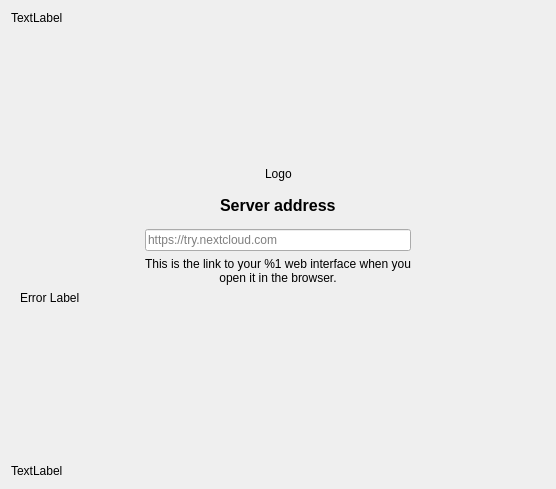
<?xml version="1.0" encoding="UTF-8"?>
<ui version="4.0">
 <class>OwncloudSetupPage</class>
 <widget class="QWidget" name="OwncloudSetupPage">
  <property name="geometry">
   <rect>
    <x>0</x>
    <y>0</y>
    <width>556</width>
    <height>489</height>
   </rect>
  </property>
  <property name="sizePolicy">
   <sizepolicy hsizetype="Preferred" vsizetype="Preferred">
    <horstretch>0</horstretch>
    <verstretch>0</verstretch>
   </sizepolicy>
  </property>
  <property name="windowTitle">
   <string notr="true">Form</string>
  </property>
  <property name="autoFillBackground">
   <bool>false</bool>
  </property>
  <property name="styleSheet">
   <string notr="true"/>
  </property>
  <layout class="QVBoxLayout" name="verticalLayout_2">
   <item>
    <widget class="QLabel" name="topLabel">
     <property name="font">
      <font>
       <family>Microsoft Sans Serif</family>
      </font>
     </property>
     <property name="text">
      <string>TextLabel</string>
     </property>
    </widget>
   </item>
   <item>
    <spacer name="verticalSpacer">
     <property name="orientation">
      <enum>Qt::Vertical</enum>
     </property>
     <property name="sizeType">
      <enum>QSizePolicy::Expanding</enum>
     </property>
     <property name="sizeHint" stdset="0">
      <size>
       <width>20</width>
       <height>80</height>
      </size>
     </property>
    </spacer>
   </item>
   <item>
    <layout class="QHBoxLayout" name="horizontalLayout_4">
     <property name="topMargin">
      <number>0</number>
     </property>
     <item>
      <spacer name="horizontalSpacer_3">
       <property name="orientation">
        <enum>Qt::Horizontal</enum>
       </property>
       <property name="sizeHint" stdset="0">
        <size>
         <width>0</width>
         <height>0</height>
        </size>
       </property>
      </spacer>
     </item>
     <item>
      <widget class="QLabel" name="logoLabel">
       <property name="font">
        <font>
         <family>Microsoft Sans Serif</family>
        </font>
       </property>
       <property name="text">
        <string>Logo</string>
       </property>
      </widget>
     </item>
     <item>
      <spacer name="horizontalSpacer_4">
       <property name="orientation">
        <enum>Qt::Horizontal</enum>
       </property>
       <property name="sizeHint" stdset="0">
        <size>
         <width>0</width>
         <height>0</height>
        </size>
       </property>
      </spacer>
     </item>
    </layout>
   </item>
   <item>
    <spacer name="verticalSpacer_5">
     <property name="orientation">
      <enum>Qt::Vertical</enum>
     </property>
     <property name="sizeType">
      <enum>QSizePolicy::Minimum</enum>
     </property>
     <property name="sizeHint" stdset="0">
      <size>
       <width>0</width>
       <height>0</height>
      </size>
     </property>
    </spacer>
   </item>
   <item>
    <widget class="QWidget" name="login" native="true">
     <property name="sizePolicy">
      <sizepolicy hsizetype="Minimum" vsizetype="Expanding">
       <horstretch>0</horstretch>
       <verstretch>0</verstretch>
      </sizepolicy>
     </property>
     <property name="minimumSize">
      <size>
       <width>0</width>
       <height>80</height>
      </size>
     </property>
     <property name="styleSheet">
      <string notr="true"/>
     </property>
     <layout class="QHBoxLayout" name="horizontalLayout_2">
      <item>
       <layout class="QHBoxLayout" name="serverBox">
        <property name="spacing">
         <number>0</number>
        </property>
        <property name="sizeConstraint">
         <enum>QLayout::SetDefaultConstraint</enum>
        </property>
        <item>
         <layout class="QVBoxLayout" name="verticalLayout">
          <property name="spacing">
           <number>6</number>
          </property>
          <item>
           <spacer name="verticalSpacer_2">
            <property name="orientation">
             <enum>Qt::Vertical</enum>
            </property>
            <property name="sizeType">
             <enum>QSizePolicy::Minimum</enum>
            </property>
            <property name="sizeHint" stdset="0">
             <size>
              <width>0</width>
              <height>0</height>
             </size>
            </property>
           </spacer>
          </item>
          <item>
           <layout class="QHBoxLayout" name="horizontalLayout">
            <property name="topMargin">
             <number>0</number>
            </property>
            <item>
             <spacer name="horizontalSpacer_7">
              <property name="orientation">
               <enum>Qt::Horizontal</enum>
              </property>
              <property name="sizeHint" stdset="0">
               <size>
                <width>0</width>
                <height>0</height>
               </size>
              </property>
             </spacer>
            </item>
            <item>
             <widget class="QLabel" name="serverAddressLabel">
              <property name="font">
               <font>
                <pointsize>12</pointsize>
                <bold>true</bold>
               </font>
              </property>
              <property name="text">
               <string>Server address</string>
              </property>
             </widget>
            </item>
            <item>
             <spacer name="horizontalSpacer_8">
              <property name="orientation">
               <enum>Qt::Horizontal</enum>
              </property>
              <property name="sizeHint" stdset="0">
               <size>
                <width>0</width>
                <height>0</height>
               </size>
              </property>
             </spacer>
            </item>
           </layout>
          </item>
          <item>
           <layout class="QHBoxLayout" name="horizontalLayout_5">
            <property name="topMargin">
             <number>0</number>
            </property>
            <item>
             <spacer name="horizontalSpacer_2">
              <property name="orientation">
               <enum>Qt::Horizontal</enum>
              </property>
              <property name="sizeType">
               <enum>QSizePolicy::Expanding</enum>
              </property>
              <property name="sizeHint" stdset="0">
               <size>
                <width>80</width>
                <height>0</height>
               </size>
              </property>
             </spacer>
            </item>
            <item>
             <layout class="QVBoxLayout" name="verticalLayout_5">
              <property name="topMargin">
               <number>8</number>
              </property>
              <property name="rightMargin">
               <number>0</number>
              </property>
              <item>
               <widget class="OCC::PostfixLineEdit" name="leUrl">
                <property name="sizePolicy">
                 <sizepolicy hsizetype="Minimum" vsizetype="Fixed">
                  <horstretch>0</horstretch>
                  <verstretch>0</verstretch>
                 </sizepolicy>
                </property>
                <property name="minimumSize">
                 <size>
                  <width>200</width>
                  <height>0</height>
                 </size>
                </property>
                <property name="font">
                 <font>
                  <family>Microsoft Sans Serif</family>
                 </font>
                </property>
                <property name="placeholderText">
                 <string notr="true">https://try.nextcloud.com</string>
                </property>
               </widget>
              </item>
              <item>
               <widget class="QLabel" name="serverAddressDescriptionLabel">
                <property name="sizePolicy">
                 <sizepolicy hsizetype="Preferred" vsizetype="Preferred">
                  <horstretch>0</horstretch>
                  <verstretch>0</verstretch>
                 </sizepolicy>
                </property>
                <property name="font">
                 <font>
                  <family>Microsoft Sans Serif</family>
                 </font>
                </property>
                <property name="text">
                 <string>This is the link to your %1 web interface when you open it in the browser.</string>
                </property>
                <property name="alignment">
                 <set>Qt::AlignCenter</set>
                </property>
                <property name="wordWrap">
                 <bool>true</bool>
                </property>
               </widget>
              </item>
             </layout>
            </item>
            <item>
             <spacer name="horizontalSpacer">
              <property name="orientation">
               <enum>Qt::Horizontal</enum>
              </property>
              <property name="sizeType">
               <enum>QSizePolicy::Expanding</enum>
              </property>
              <property name="sizeHint" stdset="0">
               <size>
                <width>80</width>
                <height>0</height>
               </size>
              </property>
             </spacer>
            </item>
           </layout>
          </item>
          <item>
           <widget class="QLabel" name="errorLabel">
            <property name="sizePolicy">
             <sizepolicy hsizetype="MinimumExpanding" vsizetype="MinimumExpanding">
              <horstretch>0</horstretch>
              <verstretch>0</verstretch>
             </sizepolicy>
            </property>
            <property name="font">
             <font>
              <family>Microsoft Sans Serif</family>
             </font>
            </property>
            <property name="text">
             <string notr="true">Error Label</string>
            </property>
            <property name="textFormat">
             <enum>Qt::RichText</enum>
            </property>
            <property name="openExternalLinks">
             <bool>true</bool>
            </property>
           </widget>
          </item>
          <item>
           <layout class="QHBoxLayout" name="progressLayout"/>
          </item>
          <item>
           <spacer name="verticalSpacer_3">
            <property name="orientation">
             <enum>Qt::Vertical</enum>
            </property>
            <property name="sizeType">
             <enum>QSizePolicy::MinimumExpanding</enum>
            </property>
            <property name="sizeHint" stdset="0">
             <size>
              <width>0</width>
              <height>0</height>
             </size>
            </property>
           </spacer>
          </item>
         </layout>
        </item>
       </layout>
      </item>
     </layout>
    </widget>
   </item>
   <item>
    <spacer name="verticalSpacer_4">
     <property name="orientation">
      <enum>Qt::Vertical</enum>
     </property>
     <property name="sizeType">
      <enum>QSizePolicy::MinimumExpanding</enum>
     </property>
     <property name="sizeHint" stdset="0">
      <size>
       <width>0</width>
       <height>0</height>
      </size>
     </property>
    </spacer>
   </item>
   <item>
    <widget class="QLabel" name="bottomLabel">
     <property name="font">
      <font>
       <family>Microsoft Sans Serif</family>
      </font>
     </property>
     <property name="text">
      <string>TextLabel</string>
     </property>
    </widget>
   </item>
   <item>
    <layout class="QHBoxLayout" name="horizontalLayout_3">
     <property name="bottomMargin">
      <number>0</number>
     </property>
    </layout>
   </item>
  </layout>
 </widget>
 <customwidgets>
  <customwidget>
   <class>OCC::PostfixLineEdit</class>
   <extends>QLineEdit</extends>
   <header>wizard/postfixlineedit.h</header>
  </customwidget>
 </customwidgets>
 <resources/>
 <connections/>
</ui>
